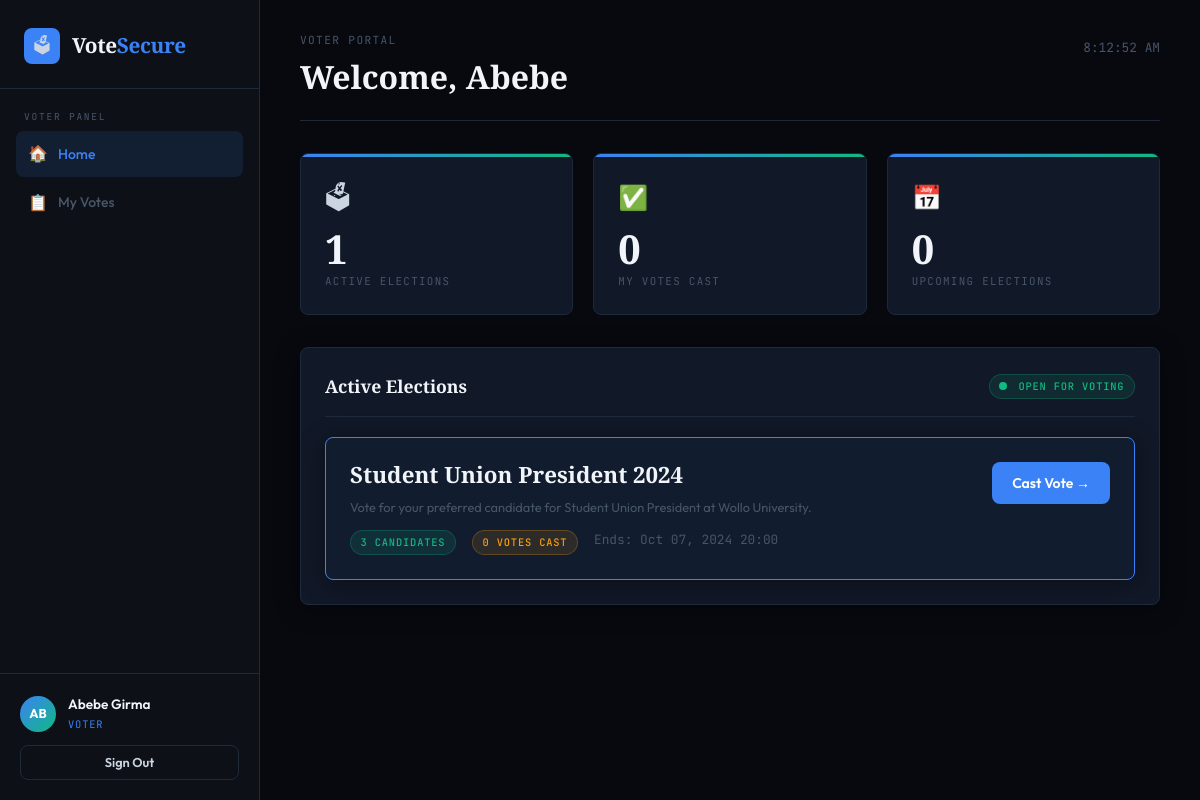
Page /voter/dashboard.php (signed in) on the committed database.
### tables this page shows
CREATE TABLE users (
    id INT AUTO_INCREMENT PRIMARY KEY,
    full_name VARCHAR(100) NOT NULL,
    email VARCHAR(150) NOT NULL UNIQUE,
    national_id VARCHAR(50) NOT NULL UNIQUE,
    password VARCHAR(255) NOT NULL,
    role ENUM('voter','admin') DEFAULT 'voter',
    is_verified TINYINT(1) DEFAULT 0,
    profile_photo VARCHAR(255) DEFAULT NULL,
    created_at TIMESTAMP DEFAULT CURRENT_TIMESTAMP,
    updated_at TIMESTAMP DEFAULT CURRENT_TIMESTAMP ON UPDATE CURRENT_TIMESTAMP
);

CREATE TABLE elections (
    id INT AUTO_INCREMENT PRIMARY KEY,
    title VARCHAR(200) NOT NULL,
    description TEXT,
    start_date DATETIME NOT NULL,
    end_date DATETIME NOT NULL,
    status ENUM('upcoming','active','closed') DEFAULT 'upcoming',
    created_by INT NOT NULL,
    created_at TIMESTAMP DEFAULT CURRENT_TIMESTAMP,
    FOREIGN KEY (created_by) REFERENCES users(id) ON DELETE CASCADE
);

### includes/auth.php (called while the page is built, shortened)
<?php
function currentUser(): ?array {
    $db = getDB();
    $stmt = $db->prepare("SELECT id, full_name, email, role, national_id FROM users WHERE id = ?");
    $stmt->execute([$_SESSION['user_id']]);
    return $stmt->fetch() ?: null;
}
function hasVoted(int $electionId): bool {
    $db   = getDB();
    $stmt = $db->prepare("SELECT id FROM votes WHERE election_id = ? AND voter_id = ?");
    $stmt->execute([$electionId, $_SESSION['user_id']]);
    return (bool)$stmt->fetch();
}
function getElections(string $status = ''): array {
    $db  = getDB();
    $sql = "SELECT e.*, u.full_name AS created_by_name,
                   (SELECT COUNT(*) FROM candidates WHERE election_id = e.id) AS candidate_count,
                   (SELECT COUNT(*) FROM votes WHERE election_id = e.id) AS vote_count
            FROM elections e JOIN users u ON e.created_by = u.id";
    if ($status) {
        $stmt = $db->prepare($sql . " WHERE e.status = ? ORDER BY e.start_date DESC");
        $stmt->execute([$status]);
    } else {
        $stmt = $db->query($sql . " ORDER BY e.start_date DESC");
    }
    return $stmt->fetchAll();
}

### voter/dashboard.php (the view, shortened to what this page needs)
<?php
require_once __DIR__ . '/../includes/auth.php';
$user = currentUser();
$db   = getDB();
$elections      = getElections('active');
$my_votes       = $db->prepare("
    SELECT v.*, e.title AS election_title, c.full_name AS candidate_name
    FROM votes v
    JOIN elections e ON e.id = v.election_id
    JOIN candidates c ON c.id = v.candidate_id
    WHERE v.voter_id = ?
    ORDER BY v.voted_at DESC
");
$my_votes->execute([$_SESSION['user_id']]);
$my_votes = $my_votes->fetchAll();
$upcoming = getElections('upcoming');
$nav_sections = [
    ['label' => 'Voter Panel', 'items' => [
        ['href' => 'dashboard.php', 'icon' => '🏠', 'label' => 'Home'],
        ['href' => 'history.php',   'icon' => '📋', 'label' => 'My Votes'],
    ]],
];
?>
<!DOCTYPE html>
<html lang="en">
<head>
  <link rel="stylesheet" href="../assets/style.css"/>
</head>
<body>
<div class="page-wrapper">
  <?php include __DIR__ . '/../includes/sidebar.php'; ?>
  <main class="main-content">
    <div class="page-header animate-in">
      <div class="page-header-left">
        <div class="breadcrumb">Voter Portal</div>
        <h1>Welcome, <?= htmlspecialchars(explode(' ', $user['full_name'])[0]) ?></h1>
      </div>
      <span id="live-clock" class="mono text-muted" style="padding:0.4rem 0;"></span>
    </div>
    <div class="stats-grid animate-in">
      <div class="stat-card">
        <span class="stat-icon">🗳</span>
        <div class="stat-value"><?= count($elections) ?></div>
        <div class="stat-label">Active Elections</div>
      </div>
      <div class="stat-card">
        <span class="stat-icon">✅</span>
        <div class="stat-value"><?= count($my_votes) ?></div>
        <div class="stat-label">My Votes Cast</div>
      </div>
      <div class="stat-card">
        <span class="stat-icon">📅</span>
        <div class="stat-value"><?= count($upcoming) ?></div>
        <div class="stat-label">Upcoming Elections</div>
      </div>
    </div>
    <div class="card animate-in mb-3">
      <div class="card-header">
        <span class="card-title">Active Elections</span>
        <span class="badge badge-active"><span class="live-dot"></span>Open for Voting</span>
      </div>
      <?php if (empty($elections)): ?>
        <div class="empty-state">
          <div class="empty-state-icon">🗳</div>
          <h3>No active elections</h3>
          <p>Check back later for upcoming elections.</p>
        </div>
      <?php else: ?>
      <div style="display:grid;gap:1rem;">
        <?php foreach ($elections as $e): ?>
        <?php $voted = hasVoted($e['id']); ?>
        <div class="card" style="border-color:<?= $voted ? 'var(--accent2)' : 'var(--accent)' ?>;background:rgba(<?= $voted?'16,185,129':'59,130,246' ?>,0.04);">
          <div style="display:flex;justify-content:space-between;align-items:flex-start;flex-wrap:wrap;gap:1rem;">
            <div style="flex:1;">
              <h3 style="font-family:'Cormorant Garamond',serif;color:var(--white);margin-bottom:0.5rem;">
                <?= htmlspecialchars($e['title']) ?>
              </h3>
              <p class="text-sm text-muted" style="margin-bottom:0.75rem;"><?= htmlspecialchars($e['description']) ?></p>
              <div class="flex gap-2" style="flex-wrap:wrap;">
                <span class="badge badge-active"><?= $e['candidate_count'] ?> Candidates</span>
                <span class="badge badge-upcoming"><?= $e['vote_count'] ?> Votes Cast</span>
                <span class="mono text-sm text-muted">Ends: <?= date('M d, Y H:i', strtotime($e['end_date'])) ?></span>
              </div>
            </div>
            <div>
              <?php if ($voted): ?>
                <span class="btn btn-success" style="cursor:default;">✓ Voted</span>
              <?php else: ?>
                <a href="vote.php?id=<?= $e['id'] ?>" class="btn btn-primary">Cast Vote →</a>
              <?php endif; ?>
            </div>
          </div>
        </div>
        <?php endforeach; ?>
      </div>
      <?php endif; ?>
    </div>
  </main>
</div>
</body>
</html>

### includes/sidebar.php (shortened to what this page needs)
<aside class="sidebar">
  <div class="sidebar-logo">
    <div class="sidebar-logo-icon">🗳</div>
    <span class="sidebar-logo-text">Vote<span>Secure</span></span>
  </div>
  <?php foreach ($nav_sections as $section): ?>
  <div class="sidebar-section">
    <p class="sidebar-section-label"><?= $section['label'] ?></p>
    <ul class="sidebar-nav">
      <?php foreach ($section['items'] as $item): ?>
      <li>
        <a href="<?= $item['href'] ?>" <?= (basename($_SERVER['PHP_SELF']) === basename($item['href'])) ? 'class="active"' : '' ?>>
          <span class="nav-icon"><?= $item['icon'] ?></span>
          <?= $item['label'] ?>
        </a>
      </li>
      <?php endforeach; ?>
    </ul>
  </div>
  <?php endforeach; ?>
  <div class="sidebar-user">
    <div class="sidebar-user-info">
      <div class="user-avatar"><?= strtoupper(substr($user['full_name'], 0, 2)) ?></div>
      <div>
        <div class="user-name"><?= htmlspecialchars($user['full_name']) ?></div>
        <div class="user-role"><?= $user['role'] ?></div>
      </div>
    </div>
    <a href="<?= APP_URL ?>/logout.php" class="btn btn-outline btn-sm w-full" style="justify-content:center;">
      Sign Out
    </a>
  </div>
</aside>

### rows in the picture
users: full_name "AB", full_name "Abebe Girma", role "VOTER", full_name "Abebe"
elections: title "Student Union President 2024", description "Vote for your preferred candidate for Student Union President at Wollo University.", candidate_count "3", vote_count "0", end_date "Oct 07, 2024 20:00"

### other values in the picture
$section['label'] "VOTER PANEL"
$item['icon'] "🏠"
$item['label'] "Home"
$item['icon'] "📋"
$item['label'] "My Votes"
count($elections) "1"
count($my_votes) "0"
count($upcoming) "0"
